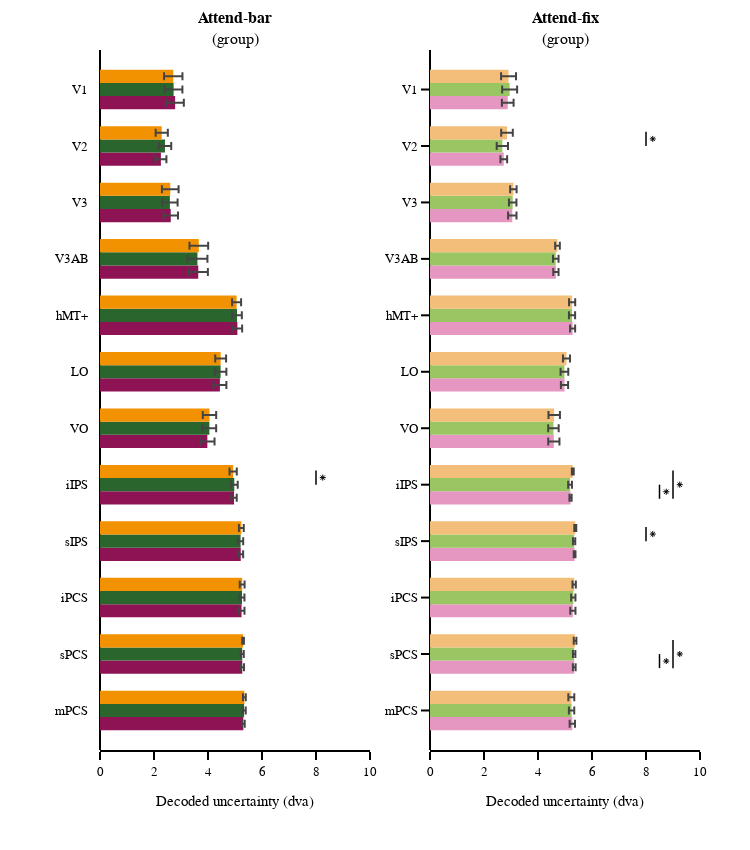

The code cell stored with this chart in its notebook:
### Code cell
# Subplot settings
rows, cols = 1, 2
row_heights, column_widths =  [1], [1,1]
sb_specs = [[{},{}]]
subplot_width, subplot_height = 300,700

fig_width, fig_height = 0, 0
for column_width in column_widths:fig_width += subplot_width*column_width
for row_height in row_heights: fig_height +=subplot_height*row_height
fig_width = fig_width + margin_l + margin_r
fig_height = fig_height + margin_t + margin_b
subplot_titles = ['<b>Attend-bar</b><br>(group)'.format(subject),
                  '<b>Attend-fix</b><br>(group)'.format(subject)]

fig = make_subplots(rows=rows, cols=cols, specs=sb_specs, print_grid=False, vertical_spacing=0.04, horizontal_spacing=0.1,
                    column_widths=column_widths, row_heights=row_heights,  subplot_titles=subplot_titles)

# Draw figure
for attend_task, attend_task_txt in zip(attend_tasks, attend_tasks_txt):
    if attend_task == 'AttendBar': 
        col = 1
        showlegend = False
        marker_colors = [gc_colors[0], gl_colors[0], gr_colors[0]]
    elif attend_task == 'AttendFix': 
        col = 2 
        marker_colors = [gc_colors[1], gl_colors[1], gr_colors[1]]

    # get data    
    df_stats.roi = pd.Categorical(df_stats.roi,categories=rois)
    x_gc = df_stats_roi.loc[df_stats_roi.attend_task==attend_task].gc_decoded_std_mean
    x_gc_eb = df_stats_roi.loc[df_stats_roi.attend_task==attend_task].gc_decoded_std_sem
    x_gl = df_stats_roi.loc[df_stats_roi.attend_task==attend_task].gl_decoded_std_mean
    x_gl_eb = df_stats_roi.loc[df_stats_roi.attend_task==attend_task].gl_decoded_std_sem
    x_gr = df_stats_roi.loc[df_stats_roi.attend_task==attend_task].gr_decoded_std_mean
    x_gr_eb = df_stats_roi.loc[df_stats_roi.attend_task==attend_task].gr_decoded_std_sem

    # plot data
    fig.append_trace(go.Bar(y=y_rois, x=x_gr, orientation='h', marker_color=marker_colors[2], 
                            hovertemplate=hover, showlegend=showlegend, 
                            legendgroup='gaze-right', name='<i>Gaze right<i>',
                            error_x_type='data', error_x_symmetric=False,
                            error_x_array=x_gr_eb, error_x_arrayminus=x_gr_eb),
                     row=1, col=col)
    
    fig.append_trace(go.Bar(y=y_rois, x=x_gl, orientation='h', marker_color=marker_colors[1], 
                            hovertemplate=hover, showlegend=showlegend, 
                            legendgroup='gaze-left', name='<i>Gaze left<i>',
                            error_x_type='data', error_x_symmetric=False,
                            error_x_array=x_gl_eb, error_x_arrayminus=x_gl_eb),
                     row=1, col=col)
    
    fig.append_trace(go.Bar(y=y_rois, x=x_gc, orientation='h', marker_color=marker_colors[0], 
                            hovertemplate=hover, showlegend=showlegend, 
                            legendgroup='gaze-center', name='<i>Gaze center<i>',
                            error_x_type='data', error_x_symmetric=False,
                            error_x_array=x_gc_eb, error_x_arrayminus=x_gc_eb),
                     row=1, col=col)
    
    # plot stats
    p_flags = np.array(df_stats_roi.loc[df_stats_roi.attend_task==attend_task].gc_gl_p_val_bilateral<0.05)
    for t, p_flag in enumerate(p_flags):
        if p_flag:
            y_line = np.linspace(y_rois[t]+0.25,y_rois[t]-0,10)
            x_line = y_line*0+x_stats_line
            fig.append_trace(go.Scatter(x=x_line,y=y_line, marker_symbol='line-ns-open', showlegend=False, line_width = 1.5,
                                        mode='lines', marker_color='black', hoverinfo='skip'),row=1, col=col)
            
            fig.append_trace(go.Scatter(x=x_line+x_gap_asterisk,
                                        y=[np.mean(y_line)], marker_symbol='asterisk-open', showlegend=False, 
                                        mode='markers', marker_color='black', hoverinfo='skip', marker_size=5),row=1, col=col)
            
    p2_flags = np.array(df_stats_roi.loc[df_stats_roi.attend_task==attend_task].gc_gr_p_val_bilateral<0.05)
    for t, p_flag in enumerate(p2_flags):
        if p_flag:
            y_line = np.linspace(y_rois[t]+0.25,y_rois[t]-0.25,10)
            x_line = y_line*0+x_stats3_line
            fig.append_trace(go.Scatter(x=x_line,y=y_line, marker_symbol='line-ns-open', showlegend=False, line_width = 1.5,
                                        mode='lines', marker_color='black', hoverinfo='skip'),row=1, col=col)
            
            fig.append_trace(go.Scatter(x=x_line+x_gap_asterisk,
                                        y=[np.mean(y_line)], marker_symbol='asterisk-open', showlegend=False, 
                                        mode='markers', marker_color='black', hoverinfo='skip', marker_size=5),row=1, col=col)
            
    p3_flags = np.array(df_stats_roi.loc[df_stats_roi.attend_task==attend_task].gl_gr_p_val_bilateral<0.05)
    for t, p_flag in enumerate(p2_flags):
        if p_flag:
            y_line = np.linspace(y_rois[t]+0,y_rois[t]-0.25,10)
            x_line = y_line*0+x_stats2_line
            fig.append_trace(go.Scatter(x=x_line,y=y_line, marker_symbol='line-ns-open', showlegend=False, line_width = 1.5,
                                        mode='lines', marker_color='black', hoverinfo='skip'),row=1, col=col)
            
            fig.append_trace(go.Scatter(x=x_line+x_gap_asterisk,
                                        y=[np.mean(y_line)], marker_symbol='asterisk-open', showlegend=False, 
                                        mode='markers', marker_color='black', hoverinfo='skip', marker_size=5),row=1, col=col)
                
    
# set figure axis
for xaxis in ['xaxis', 'xaxis2']:
    exec("fig.layout.update({}_range=xaxis_range)".format(xaxis))
    exec("fig.layout.update({}_title=xaxis_title)".format(xaxis))
    exec("fig.layout.update({}_tickvals=xaxis_tickvals)".format(xaxis))
    exec("fig.layout.update({}_ticktext=xaxis_ticktext)".format(xaxis))
    exec("fig.layout.update({}_zeroline=True)".format(xaxis))

for yaxis in ['yaxis', 'yaxis2', ]:
    exec("fig.layout.update({}_range=yaxis_range)".format(yaxis))
    exec("fig.layout.update({}_tickvals=yaxis_tickvals)".format(yaxis))
    exec("fig.layout.update({}_ticktext=yaxis_ticktext)".format(yaxis))

# set axis
for row in np.arange(rows):
    for col in np.arange(cols):
        fig.update_xaxes(visible=True, ticklen=8, linewidth=template_specs['axes_width'], row=row+1, col=col+1)

# set figure
fig.layout.update(yaxis_title='', yaxis_color = 'rgba(0,0,0,0)', yaxis_tickfont_color='black', bargap=0.3, template=fig_template, width=fig_width, height=fig_height, margin_l=margin_l, margin_r=margin_r, margin_t=margin_t, margin_b=margin_b,
                  legend_yanchor='top', legend_y=-0.15,legend_x=-0.05, legend_xanchor='left', legend_bgcolor='rgba(255,255,255,0)', legend_tracegroupgap=1)

# show and save figure
fig.show(config={"displayModeBar": False})
fig.write_image("{}/group_decode_std2.pdf".format(group_tsv_dir))
fig.write_html("{}/group_decode_std2.html".format(group_tsv_dir),config={"displayModeBar": False})

### Figure 1 — Plotly figure (JSON) as saved in the notebook; plotly's stock layout.template omitted (floating-point values rounded to 4 significant figures)
{"data": [{"error_x": {"array": [0.322, 0.2042, 0.2663, 0.3552, 0.1764, 0.2395, 0.2657, 0.1005, 0.08953, 0.1088, 0.06281, 0.0514], "arrayminus": [0.322, 0.2042, 0.2663, 0.3552, 0.1764, 0.2395, 0.2657, 0.1005, 0.08953, 0.1088, 0.06281, 0.0514], "symmetric": false, "type": "data"}, "hovertemplate": "ROI: %{y}<br>Decoded uncertainty: %{x:1.2f}", "legendgroup": "gaze-right", "marker": {"color": "rgba(142, 19, 84, 1)"}, "name": "<i>Gaze right<i>", "orientation": "h", "showlegend": false, "type": "bar", "x": [2.783, 2.255, 2.622, 3.64, 5.089, 4.441, 3.976, 4.964, 5.213, 5.242, 5.27, 5.309], "xaxis": "x", "y": [12, 11, 10, 9, 8, 7, 6, 5, 4, 3, 2, 1], "yaxis": "y"}, {"error_x": {"array": [0.3255, 0.2319, 0.2857, 0.37, 0.1779, 0.2142, 0.2522, 0.1269, 0.09634, 0.08984, 0.05711, 0.05983], "arrayminus": [0.3255, 0.2319, 0.2857, 0.37, 0.1779, 0.2142, 0.2522, 0.1269, 0.09634, 0.08984, 0.05711, 0.05983], "symmetric": false, "type": "data"}, "hovertemplate": "ROI: %{y}<br>Decoded uncertainty: %{x:1.2f}", "legendgroup": "gaze-left", "marker": {"color": "rgba(41, 101, 44, 1)"}, "name": "<i>Gaze left<i>", "orientation": "h", "showlegend": false, "type": "bar", "x": [2.726, 2.406, 2.589, 3.609, 5.075, 4.467, 4.05, 4.974, 5.207, 5.26, 5.267, 5.337], "xaxis": "x", "y": [12, 11, 10, 9, 8, 7, 6, 5, 4, 3, 2, 1], "yaxis": "y"}, {"error_x": {"array": [0.3411, 0.2253, 0.3088, 0.3462, 0.167, 0.2009, 0.2485, 0.1347, 0.09037, 0.08988, 0.03137, 0.05146], "arrayminus": [0.3411, 0.2253, 0.3088, 0.3462, 0.167, 0.2009, 0.2485, 0.1347, 0.09037, 0.08988, 0.03137, 0.05146], "symmetric": false, "type": "data"}, "hovertemplate": "ROI: %{y}<br>Decoded uncertainty: %{x:1.2f}", "legendgroup": "gaze-center", "marker": {"color": "rgba(243, 146, 0, 1)"}, "name": "<i>Gaze center<i>", "orientation": "h", "showlegend": false, "type": "bar", "x": [2.713, 2.287, 2.602, 3.66, 5.059, 4.469, 4.055, 4.931, 5.235, 5.265, 5.299, 5.348], "xaxis": "x", "y": [12, 11, 10, 9, 8, 7, 6, 5, 4, 3, 2, 1], "yaxis": "y"}, {"hoverinfo": "skip", "line": {"width": 1.5}, "marker": {"color": "black", "symbol": "line-ns-open"}, "mode": "lines", "showlegend": false, "type": "scatter", "x": [8, 8, 8, 8, 8, 8, 8, 8, 8, 8], "xaxis": "x", "y": [5.25, 5.222, 5.194, 5.167, 5.139, 5.111, 5.083, 5.056, 5.028, 5], "yaxis": "y"}, {"hoverinfo": "skip", "marker": {"color": "black", "size": 5, "symbol": "asterisk-open"}, "mode": "markers", "showlegend": false, "type": "scatter", "x": [8.25, 8.25, 8.25, 8.25, 8.25, 8.25, 8.25, 8.25, 8.25, 8.25], "xaxis": "x", "y": [5.125], "yaxis": "y"}, {"error_x": {"array": [0.2166, 0.124, 0.1563, 0.09785, 0.09316, 0.1332, 0.2079, 0.04036, 0.03267, 0.09618, 0.05113, 0.09896], "arrayminus": [0.2166, 0.124, 0.1563, 0.09785, 0.09316, 0.1332, 0.2079, 0.04036, 0.03267, 0.09618, 0.05113, 0.09896], "symmetric": false, "type": "data"}, "hovertemplate": "ROI: %{y}<br>Decoded uncertainty: %{x:1.2f}", "legendgroup": "gaze-right", "marker": {"color": "rgba(230, 151, 193, 1)"}, "name": "<i>Gaze right<i>", "orientation": "h", "showlegend": false, "type": "bar", "x": [2.879, 2.733, 3.048, 4.663, 5.282, 4.982, 4.587, 5.205, 5.355, 5.291, 5.343, 5.271], "xaxis": "x2", "y": [12, 11, 10, 9, 8, 7, 6, 5, 4, 3, 2, 1], "yaxis": "y2"}, {"error_x": {"array": [0.2766, 0.2089, 0.1384, 0.1038, 0.1142, 0.143, 0.1945, 0.07051, 0.04209, 0.07959, 0.04539, 0.09906], "arrayminus": [0.2766, 0.2089, 0.1384, 0.1038, 0.1142, 0.143, 0.1945, 0.07051, 0.04209, 0.07959, 0.04539, 0.09906], "symmetric": false, "type": "data"}, "hovertemplate": "ROI: %{y}<br>Decoded uncertainty: %{x:1.2f}", "legendgroup": "gaze-left", "marker": {"color": "rgba(153, 198, 98, 1)"}, "name": "<i>Gaze left<i>", "orientation": "h", "showlegend": false, "type": "bar", "x": [2.95, 2.679, 3.063, 4.657, 5.26, 4.979, 4.571, 5.188, 5.337, 5.307, 5.339, 5.243], "xaxis": "x2", "y": [12, 11, 10, 9, 8, 7, 6, 5, 4, 3, 2, 1], "yaxis": "y2"}, {"error_x": {"array": [0.2762, 0.2154, 0.1196, 0.08671, 0.1144, 0.1293, 0.2121, 0.03481, 0.03627, 0.06234, 0.04947, 0.11], "arrayminus": [0.2762, 0.2154, 0.1196, 0.08671, 0.1144, 0.1293, 0.2121, 0.03481, 0.03627, 0.06234, 0.04947, 0.11], "symmetric": false, "type": "data"}, "hovertemplate": "ROI: %{y}<br>Decoded uncertainty: %{x:1.2f}", "legendgroup": "gaze-center", "marker": {"color": "rgba(242, 190, 121, 1)"}, "name": "<i>Gaze center<i>", "orientation": "h", "showlegend": false, "type": "bar", "x": [2.909, 2.852, 3.087, 4.722, 5.264, 5.055, 4.6, 5.289, 5.381, 5.339, 5.373, 5.234], "xaxis": "x2", "y": [12, 11, 10, 9, 8, 7, 6, 5, 4, 3, 2, 1], "yaxis": "y2"}, {"hoverinfo": "skip", "line": {"width": 1.5}, "marker": {"color": "black", "symbol": "line-ns-open"}, "mode": "lines", "showlegend": false, "type": "scatter", "x": [8, 8, 8, 8, 8, 8, 8, 8, 8, 8], "xaxis": "x2", "y": [11.25, 11.22, 11.19, 11.17, 11.14, 11.11, 11.08, 11.06, 11.03, 11], "yaxis": "y2"}, {"hoverinfo": "skip", "marker": {"color": "black", "size": 5, "symbol": "asterisk-open"}, "mode": "markers", "showlegend": false, "type": "scatter", "x": [8.25, 8.25, 8.25, 8.25, 8.25, 8.25, 8.25, 8.25, 8.25, 8.25], "xaxis": "x2", "y": [11.12], "yaxis": "y2"}, {"hoverinfo": "skip", "line": {"width": 1.5}, "marker": {"color": "black", "symbol": "line-ns-open"}, "mode": "lines", "showlegend": false, "type": "scatter", "x": [8, 8, 8, 8, 8, 8, 8, 8, 8, 8], "xaxis": "x2", "y": [4.25, 4.222, 4.194, 4.167, 4.139, 4.111, 4.083, 4.056, 4.028, 4], "yaxis": "y2"}, {"hoverinfo": "skip", "marker": {"color": "black", "size": 5, "symbol": "asterisk-open"}, "mode": "markers", "showlegend": false, "type": "scatter", "x": [8.25, 8.25, 8.25, 8.25, 8.25, 8.25, 8.25, 8.25, 8.25, 8.25], "xaxis": "x2", "y": [4.125], "yaxis": "y2"}, {"hoverinfo": "skip", "line": {"width": 1.5}, "marker": {"color": "black", "symbol": "line-ns-open"}, "mode": "lines", "showlegend": false, "type": "scatter", "x": [9, 9, 9, 9, 9, 9, 9, 9, 9, 9], "xaxis": "x2", "y": [5.25, 5.194, 5.139, 5.083, 5.028, 4.972, 4.917, 4.861, 4.806, 4.75], "yaxis": "y2"}, {"hoverinfo": "skip", "marker": {"color": "black", "size": 5, "symbol": "asterisk-open"}, "mode": "markers", "showlegend": false, "type": "scatter", "x": [9.25, 9.25, 9.25, 9.25, 9.25, 9.25, 9.25, 9.25, 9.25, 9.25], "xaxis": "x2", "y": [5], "yaxis": "y2"}, {"hoverinfo": "skip", "line": {"width": 1.5}, "marker": {"color": "black", "symbol": "line-ns-open"}, "mode": "lines", "showlegend": false, "type": "scatter", "x": [9, 9, 9, 9, 9, 9, 9, 9, 9, 9], "xaxis": "x2", "y": [2.25, 2.194, 2.139, 2.083, 2.028, 1.972, 1.917, 1.861, 1.806, 1.75], "yaxis": "y2"}, {"hoverinfo": "skip", "marker": {"color": "black", "size": 5, "symbol": "asterisk-open"}, "mode": "markers", "showlegend": false, "type": "scatter", "x": [9.25, 9.25, 9.25, 9.25, 9.25, 9.25, 9.25, 9.25, 9.25, 9.25], "xaxis": "x2", "y": [2.0], "yaxis": "y2"}, {"hoverinfo": "skip", "line": {"width": 1.5}, "marker": {"color": "black", "symbol": "line-ns-open"}, "mode": "lines", "showlegend": false, "type": "scatter", "x": [8.5, 8.5, 8.5, 8.5, 8.5, 8.5, 8.5, 8.5, 8.5, 8.5], "xaxis": "x2", "y": [5, 4.972, 4.944, 4.917, 4.889, 4.861, 4.833, 4.806, 4.778, 4.75], "yaxis": "y2"}, {"hoverinfo": "skip", "marker": {"color": "black", "size": 5, "symbol": "asterisk-open"}, "mode": "markers", "showlegend": false, "type": "scatter", "x": [8.75, 8.75, 8.75, 8.75, 8.75, 8.75, 8.75, 8.75, 8.75, 8.75], "xaxis": "x2", "y": [4.875], "yaxis": "y2"}, {"hoverinfo": "skip", "line": {"width": 1.5}, "marker": {"color": "black", "symbol": "line-ns-open"}, "mode": "lines", "showlegend": false, "type": "scatter", "x": [8.5, 8.5, 8.5, 8.5, 8.5, 8.5, 8.5, 8.5, 8.5, 8.5], "xaxis": "x2", "y": [2, 1.972, 1.944, 1.917, 1.889, 1.861, 1.833, 1.806, 1.778, 1.75], "yaxis": "y2"}, {"hoverinfo": "skip", "marker": {"color": "black", "size": 5, "symbol": "asterisk-open"}, "mode": "markers", "showlegend": false, "type": "scatter", "x": [8.75, 8.75, 8.75, 8.75, 8.75, 8.75, 8.75, 8.75, 8.75, 8.75], "xaxis": "x2", "y": [1.875], "yaxis": "y2"}], "layout": {"annotations": [{"font": {"size": 16}, "showarrow": false, "text": "<b>Attend-bar</b><br>(group)", "x": 0.225, "xanchor": "center", "xref": "paper", "y": 1, "yanchor": "bottom", "yref": "paper"}, {"font": {"size": 16}, "showarrow": false, "text": "<b>Attend-fix</b><br>(group)", "x": 0.775, "xanchor": "center", "xref": "paper", "y": 1, "yanchor": "bottom", "yref": "paper"}], "bargap": 0.3, "height": 850, "legend": {"bgcolor": "rgba(255,255,255,0)", "tracegroupgap": 1, "x": -0.05, "xanchor": "left", "y": -0.15, "yanchor": "top"}, "margin": {"b": 100, "l": 100, "r": 50, "t": 50}, "width": 750, "xaxis": {"anchor": "y", "domain": [0, 0.45], "linewidth": 2, "range": [0, 10], "ticklen": 8, "ticktext": ["0", "2", "4", "6", "8", "10"], "tickvals": [0, 2, 4, 6, 8, 10], "title": {"text": "Decoded uncertainty (dva)"}, "type": "linear", "visible": true, "zeroline": true}, "xaxis2": {"anchor": "y2", "domain": [0.55, 1], "linewidth": 2, "range": [0, 10], "ticklen": 8, "ticktext": ["0", "2", "4", "6", "8", "10"], "tickvals": [0, 2, 4, 6, 8, 10], "title": {"text": "Decoded uncertainty (dva)"}, "type": "linear", "visible": true, "zeroline": true}, "yaxis": {"anchor": "x", "color": "rgba(0, 0, 0, 0)", "domain": [0, 1], "range": [0.3, 12.7], "tickfont": {"color": "black"}, "ticktext": ["V1", "V2", "V3", "V3AB", "hMT+", "LO", "VO", "iIPS", "sIPS", "iPCS", "sPCS", "mPCS"], "tickvals": [12, 11, 10, 9, 8, 7, 6, 5, 4, 3, 2, 1], "title": {"text": ""}, "type": "linear"}, "yaxis2": {"anchor": "x2", "domain": [0, 1], "range": [0.3, 12.7], "ticktext": ["V1", "V2", "V3", "V3AB", "hMT+", "LO", "VO", "iIPS", "sIPS", "iPCS", "sPCS", "mPCS"], "tickvals": [12, 11, 10, 9, 8, 7, 6, 5, 4, 3, 2, 1], "type": "linear"}}}
